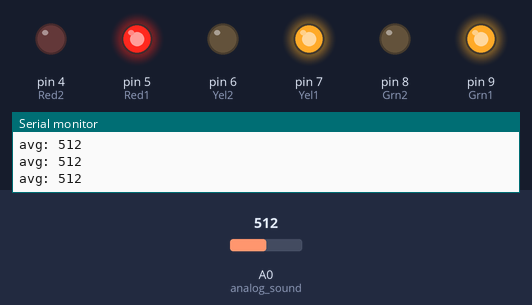
Recording of a sketch running on a simulated Arduino Uno, built with avr-gcc and run on an emulated ATmega328P. On the bench: output pins drawn as LEDs (lit = HIGH), the last lines printed to the serial monitor. The inputs (shaded band) are chosen by the test bench; at power-on: A0 (analog_sound) = 512.

Above: at 2.2 s.
2.3 s: A0 (analog_sound) set to 109
4.2 s: A0 (analog_sound) set to 89
At 5.7 s:
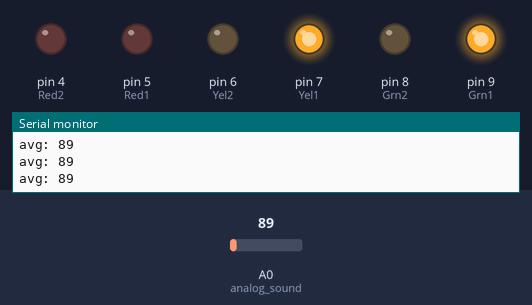
6.0 s: A0 (analog_sound) set to 56
7.9 s: A0 (analog_sound) set to 48
At 8.8 s:
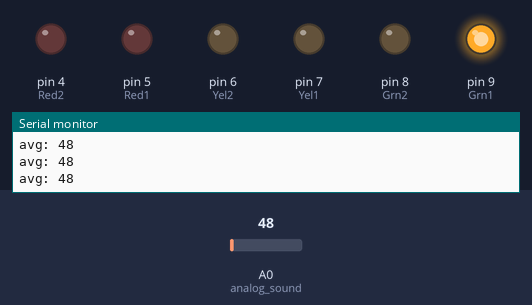
9.9 s: A0 (analog_sound) set to 110
At 11.4 s:
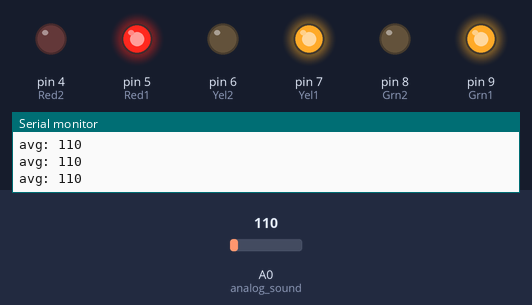
12.0 s: A0 (analog_sound) set to 90
At 13.7 s:
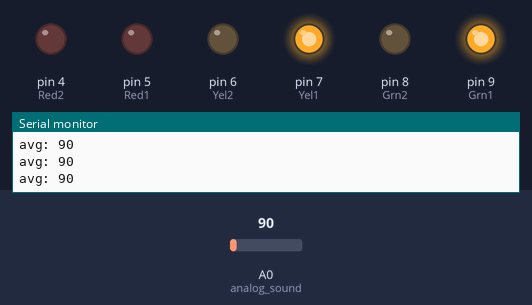
Timing chart, 0 to 14.8 s (numbered marks = the images above; inputs shaded):
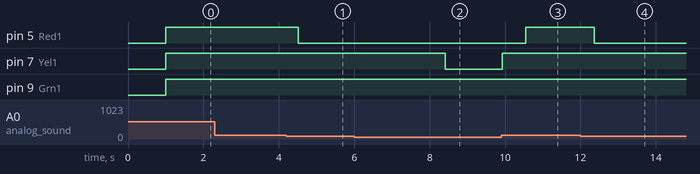

The sketch:

microphone_lights.ino
```cpp
/* this adds the Moving Average library
 *  The moving average library allows continiously average a bunch of values
 *
 *  install this library by clicking on Tools > Manage Library and searching for the movingAvg library
 */
#include <movingAvg.h>

//number of samples to include in the sound moving average play with this number - values between 10 and 300 will probably work
//more samples will make the lights easier to read, but there is a tradeoff in instantanious accuracy
#define SAMPLES 30
// create a variable of the type "movingAvg" to hold SAMPLE number of samples
movingAvg audioAverage(SAMPLES);
// create a variable to hold the current average value
int currentAudioAvg = 0;

//sets the variable and pin numbers that will read from the sound module
const int  analog_sound = A0;    //the analog pin gives values between 0 and 1023

//sets the pins that are attached to lights
const int Grn1 = 9; //Grn1 <-variable name; 9 <- pin number
const int Grn2 = 8;
const int Yel1 = 7;
const int Yel2 = 6;
const int Red1 = 5;
const int Red2 = 4;


void setup() {
  delay(1000); // wait for 1000 ms (1 second)
  Serial.begin(9600);
  Serial.println(F("Starting up..."));
  pinMode(analog_sound, INPUT); //set up the analog input pin as an INPUT pin
  //The section below this sets up all the lights
  pinMode(Grn1, OUTPUT);
  pinMode(Grn2, OUTPUT);
  pinMode(Yel1, OUTPUT);
  pinMode(Yel2, OUTPUT);
  pinMode(Red1, OUTPUT);
  pinMode(Red2, OUTPUT);

  // zero out the audio average - make sure there's no random data in there
  audioAverage.begin(); //this sets everything out
  audioAverage.reset(); //this zeros out all the values
}


// this loop runs forever over and over again
void loop() {
  int analog_audioVal = 0;
  analog_audioVal = analogRead(analog_sound);   //read a value between 0 and 1023 on the analog_sound pin

  currentAudioAvg = audioAverage.reading(analog_audioVal); //store a new reading and get the current average

  /*
   * This section of the code manages the lights
   * HIGH is on, LOW is off
   * play with the values to get the light effect you want.
   *
   * You can add more lights and change the range that the lights respond in by adjusting these values and adding more "if" statements
   */

  if (currentAudioAvg > 15) {
    digitalWrite(Grn1, HIGH);
  } else {
    digitalWrite(Grn1, LOW);
  }

// remove the // in front of each line below to add another light. Try to add the other two lights that I've provided

//  if (currentAudioAvg > 30) {
//    digitalWrite(Grn2, HIGH);
//  } else {
//    digitalWrite(Grn2, LOW);
//  }


  if (currentAudioAvg > 50) {
    digitalWrite(Yel1, HIGH);
  } else {
    digitalWrite(Yel1, LOW);
  }

  if (currentAudioAvg > 100) {
    digitalWrite(Red1, HIGH);
  } else {
    digitalWrite(Red1, LOW);
  }


  // This prints out the current average to the serial monitor. Open the serial monitor by clicking Tools > Serial Monitor
  Serial.print(F("avg: ")); // remove this line by adding a "//" if you do not want to have the word "avg: " show up in your data
  Serial.println(currentAudioAvg);


  delay(25); // this sets the delay between each cycle of the program (values around 20-30 seem to be best)

}
```

Measured:
- the behaviour switches between 101 and 100 on A0 (analog_sound) (found by bisection; images 0 and 1)
- the behaviour switches between 51 and 50 on A0 (analog_sound) (found by bisection; images 1 and 2)
- after the input at 4.2 s, pin 5 (Red1): HIGH → LOW after 0.32 s
- after the input at 7.9 s, pin 7 (Yel1): HIGH → LOW after 0.51 s
- after the input at 9.9 s, pin 5 (Red1): LOW → HIGH after 0.64 s; pin 7 (Yel1): LOW → HIGH at once
- after the input at 12.0 s, pin 5 (Red1): HIGH → LOW after 0.37 s
